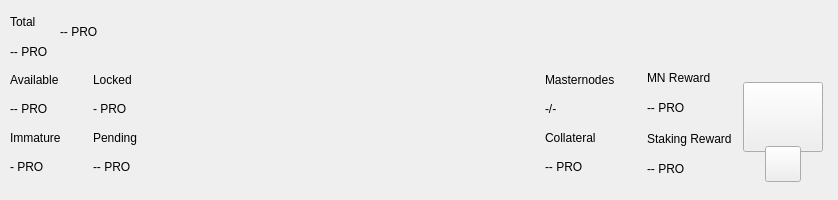
<?xml version="1.0" encoding="UTF-8"?>
<ui version="4.0">
 <class>TopBar</class>
 <widget class="QWidget" name="TopBar">
  <property name="geometry">
   <rect>
    <x>0</x>
    <y>0</y>
    <width>838</width>
    <height>200</height>
   </rect>
  </property>
  <property name="minimumSize">
   <size>
    <width>0</width>
    <height>200</height>
   </size>
  </property>
  <property name="maximumSize">
   <size>
    <width>16777215</width>
    <height>200</height>
   </size>
  </property>
  <property name="windowTitle">
   <string>Form</string>
  </property>
  <layout class="QVBoxLayout" name="verticalLayout_10" stretch="0">
   <property name="spacing">
    <number>0</number>
   </property>
   <property name="leftMargin">
    <number>0</number>
   </property>
   <property name="topMargin">
    <number>0</number>
   </property>
   <property name="rightMargin">
    <number>0</number>
   </property>
   <property name="bottomMargin">
    <number>0</number>
   </property>
   <item>
    <widget class="PFBorderImage" name="containerTop">
     <layout class="QVBoxLayout" name="verticalLayout_11">
      <property name="spacing">
       <number>0</number>
      </property>
      <property name="leftMargin">
       <number>0</number>
      </property>
      <property name="topMargin">
       <number>0</number>
      </property>
      <property name="rightMargin">
       <number>0</number>
      </property>
      <property name="bottomMargin">
       <number>0</number>
      </property>
      <item>
       <widget class="QWidget" name="top_container_2" native="true">
        <property name="minimumSize">
         <size>
          <width>0</width>
          <height>65</height>
         </size>
        </property>
        <layout class="QHBoxLayout" name="top_container">
         <property name="spacing">
          <number>0</number>
         </property>
         <property name="leftMargin">
          <number>10</number>
         </property>
         <property name="topMargin">
          <number>0</number>
         </property>
         <property name="rightMargin">
          <number>10</number>
         </property>
         <property name="bottomMargin">
          <number>0</number>
         </property>
         <item>
          <layout class="QHBoxLayout" name="horizontalLayout_4">
           <property name="spacing">
            <number>12</number>
           </property>
           <property name="rightMargin">
            <number>0</number>
           </property>
           <item>
            <widget class="QWidget" name="widgetAmount" native="true">
             <layout class="QVBoxLayout" name="verticalLayout_2">
              <property name="spacing">
               <number>2</number>
              </property>
              <property name="leftMargin">
               <number>0</number>
              </property>
              <property name="topMargin">
               <number>8</number>
              </property>
              <property name="rightMargin">
               <number>0</number>
              </property>
              <property name="bottomMargin">
               <number>0</number>
              </property>
              <item>
               <widget class="QLabel" name="labelTitle1">
                <property name="text">
                 <string>Total</string>
                </property>
               </widget>
              </item>
              <item>
               <widget class="QLabel" name="labelAmountPro">
                <property name="text">
                 <string notr="true">-- PRO</string>
                </property>
               </widget>
              </item>
             </layout>
            </widget>
           </item>
           <item alignment="Qt::AlignVCenter">
            <widget class="QWidget" name="widgetTopAmount" native="true">
             <property name="sizePolicy">
              <sizepolicy hsizetype="Preferred" vsizetype="Maximum">
               <horstretch>0</horstretch>
               <verstretch>0</verstretch>
              </sizepolicy>
             </property>
             <layout class="QHBoxLayout" name="horizontalLayout_5">
              <property name="spacing">
               <number>0</number>
              </property>
              <property name="leftMargin">
               <number>0</number>
              </property>
              <property name="topMargin">
               <number>0</number>
              </property>
              <property name="rightMargin">
               <number>0</number>
              </property>
              <property name="bottomMargin">
               <number>0</number>
              </property>
              <item alignment="Qt::AlignTop">
               <widget class="QLabel" name="labelAmountTopPro">
                <property name="minimumSize">
                 <size>
                  <width>0</width>
                  <height>36</height>
                 </size>
                </property>
                <property name="styleSheet">
                 <string notr="true">padding:0px;margin:0px;</string>
                </property>
                <property name="text">
                 <string notr="true">-- PRO</string>
                </property>
               </widget>
              </item>
             </layout>
            </widget>
           </item>
           <item>
            <spacer name="horizontalSpacer">
             <property name="orientation">
              <enum>Qt::Horizontal</enum>
             </property>
             <property name="sizeHint" stdset="0">
              <size>
               <width>40</width>
               <height>20</height>
              </size>
             </property>
            </spacer>
           </item>
           <item alignment="Qt::AlignRight">
            <widget class="QWidget" name="layoutSync" native="true">
             <property name="minimumSize">
              <size>
               <width>0</width>
               <height>36</height>
              </size>
             </property>
             <property name="maximumSize">
              <size>
               <width>16777215</width>
               <height>36</height>
              </size>
             </property>
             <layout class="QVBoxLayout" name="verticalLayout_9">
              <property name="leftMargin">
               <number>0</number>
              </property>
              <property name="topMargin">
               <number>0</number>
              </property>
              <property name="rightMargin">
               <number>0</number>
              </property>
              <property name="bottomMargin">
               <number>0</number>
              </property>
              <item>
               <widget class="ExpandableButton" name="pushButtonSync" native="true">
                <property name="minimumSize">
                 <size>
                  <width>36</width>
                  <height>36</height>
                 </size>
                </property>
                <property name="maximumSize">
                 <size>
                  <width>16777215</width>
                  <height>36</height>
                 </size>
                </property>
               </widget>
              </item>
             </layout>
            </widget>
           </item>
           <item>
            <widget class="ExpandableButton" name="pushButtonHDUpgrade" native="true">
             <property name="minimumSize">
              <size>
               <width>36</width>
               <height>36</height>
              </size>
             </property>
             <property name="maximumSize">
              <size>
               <width>16777215</width>
               <height>36</height>
              </size>
             </property>
            </widget>
           </item>
           <item>
            <widget class="ExpandableButton" name="pushButtonStack" native="true">
             <property name="minimumSize">
              <size>
               <width>36</width>
               <height>36</height>
              </size>
             </property>
             <property name="maximumSize">
              <size>
               <width>16777215</width>
               <height>36</height>
              </size>
             </property>
            </widget>
           </item>
           <item>
            <widget class="ExpandableButton" name="pushButtonConf" native="true">
             <property name="minimumSize">
              <size>
               <width>36</width>
               <height>36</height>
              </size>
             </property>
             <property name="maximumSize">
              <size>
               <width>16777215</width>
               <height>36</height>
              </size>
             </property>
            </widget>
           </item>
           <item>
            <widget class="ExpandableButton" name="pushButtonMasternodes" native="true">
             <property name="minimumSize">
              <size>
               <width>36</width>
               <height>36</height>
              </size>
             </property>
             <property name="maximumSize">
              <size>
               <width>16777215</width>
               <height>36</height>
              </size>
             </property>
            </widget>
           </item>
           <item>
            <widget class="ExpandableButton" name="pushButtonConnection" native="true">
             <property name="minimumSize">
              <size>
               <width>36</width>
               <height>36</height>
              </size>
             </property>
             <property name="maximumSize">
              <size>
               <width>16777215</width>
               <height>36</height>
              </size>
             </property>
            </widget>
           </item>
           <item>
            <widget class="ExpandableButton" name="pushButtonTor" native="true">
             <property name="minimumSize">
              <size>
               <width>36</width>
               <height>36</height>
              </size>
             </property>
             <property name="maximumSize">
              <size>
               <width>16777215</width>
               <height>36</height>
              </size>
             </property>
            </widget>
           </item>
           <item>
            <widget class="ExpandableButton" name="pushButtonLock" native="true">
             <property name="sizePolicy">
              <sizepolicy hsizetype="Expanding" vsizetype="Expanding">
               <horstretch>0</horstretch>
               <verstretch>0</verstretch>
              </sizepolicy>
             </property>
             <property name="minimumSize">
              <size>
               <width>36</width>
               <height>0</height>
              </size>
             </property>
             <property name="maximumSize">
              <size>
               <width>16777215</width>
               <height>36</height>
              </size>
             </property>
            </widget>
           </item>
           <item>
            <widget class="ExpandableButton" name="pushButtonTheme" native="true">
             <property name="minimumSize">
              <size>
               <width>36</width>
               <height>36</height>
              </size>
             </property>
             <property name="maximumSize">
              <size>
               <width>16777215</width>
               <height>36</height>
              </size>
             </property>
            </widget>
           </item>
          </layout>
         </item>
        </layout>
       </widget>
      </item>
      <item>
       <widget class="QWidget" name="bottom_container" native="true">
        <property name="minimumSize">
         <size>
          <width>0</width>
          <height>135</height>
         </size>
        </property>
        <layout class="QHBoxLayout" name="botton_container">
         <property name="leftMargin">
          <number>10</number>
         </property>
         <property name="topMargin">
          <number>0</number>
         </property>
         <property name="rightMargin">
          <number>10</number>
         </property>
         <property name="bottomMargin">
          <number>10</number>
         </property>
         <item>
          <layout class="QHBoxLayout" name="horizontalLayout_3">
           <property name="spacing">
            <number>0</number>
           </property>
           <property name="bottomMargin">
            <number>9</number>
           </property>
           <item>
            <layout class="QVBoxLayout" name="verticalLayout_7">
             <property name="spacing">
              <number>0</number>
             </property>
             <property name="leftMargin">
              <number>0</number>
             </property>
             <property name="rightMargin">
              <number>0</number>
             </property>
             <item>
              <layout class="QHBoxLayout" name="horizontalLayout_2">
               <property name="spacing">
                <number>0</number>
               </property>
               <item>
                <layout class="QVBoxLayout" name="verticalLayout_6">
                 <item>
                  <widget class="QLabel" name="labelTitle5">
                   <property name="text">
                    <string>Available</string>
                   </property>
                  </widget>
                 </item>
                 <item>
                  <widget class="QLabel" name="labelAvailablePro">
                   <property name="text">
                    <string>-- PRO</string>
                   </property>
                  </widget>
                 </item>
                 <item>
                  <widget class="QLabel" name="labelTitle4">
                   <property name="text">
                    <string>Immature</string>
                   </property>
                  </widget>
                 </item>
                 <item>
                  <widget class="QLabel" name="labelImmaturePro">
                   <property name="text">
                    <string notr="true">- PRO</string>
                   </property>
                  </widget>
                 </item>
                </layout>
               </item>
               <item>
                <layout class="QVBoxLayout" name="verticalLayout_8">
                 <property name="leftMargin">
                  <number>32</number>
                 </property>
                 <item>
                  <widget class="QLabel" name="labelTitle6">
                   <property name="text">
                    <string>Locked</string>
                   </property>
                  </widget>
                 </item>
                 <item>
                  <widget class="QLabel" name="labelLockedPro">
                   <property name="text">
                    <string>- PRO</string>
                   </property>
                  </widget>
                 </item>
                 <item>
                  <widget class="QLabel" name="labelTitle3">
                   <property name="text">
                    <string>Pending</string>
                   </property>
                  </widget>
                 </item>
                 <item>
                  <widget class="QLabel" name="labelPendingPro">
                   <property name="text">
                    <string notr="true">-- PRO</string>
                   </property>
                  </widget>
                 </item>
                </layout>
               </item>
              </layout>
             </item>
            </layout>
           </item>
          </layout>
         </item>
         <item>
          <spacer name="horizontalSpacer_2">
           <property name="orientation">
            <enum>Qt::Horizontal</enum>
           </property>
           <property name="sizeHint" stdset="0">
            <size>
             <width>40</width>
             <height>20</height>
            </size>
           </property>
          </spacer>
         </item>
         <item>
          <layout class="QHBoxLayout" name="horizontalLayout_6">
           <property name="spacing">
            <number>0</number>
           </property>
           <property name="rightMargin">
            <number>0</number>
           </property>
           <property name="bottomMargin">
            <number>9</number>
           </property>
           <item>
            <layout class="QVBoxLayout" name="verticalLayout_5">
             <item>
              <widget class="QLabel" name="labelMasternodesTitle">
               <property name="text">
                <string>Masternodes</string>
               </property>
              </widget>
             </item>
             <item>
              <widget class="QLabel" name="labelMasternodeCount">
               <property name="text">
                <string>-/-</string>
               </property>
              </widget>
             </item>
             <item>
              <widget class="QLabel" name="labelTitle8">
               <property name="text">
                <string>Collateral</string>
               </property>
              </widget>
             </item>
             <item>
              <widget class="QLabel" name="labelCollateralPro">
               <property name="text">
                <string notr="true">-- PRO</string>
               </property>
              </widget>
             </item>
            </layout>
           </item>
           <item>
            <widget class="QWidget" name="widgetNextCollateral" native="true">
             <layout class="QVBoxLayout" name="verticalLayout_12">
              <property name="leftMargin">
               <number>32</number>
              </property>
              <property name="topMargin">
               <number>0</number>
              </property>
              <property name="rightMargin">
               <number>0</number>
              </property>
              <property name="bottomMargin">
               <number>0</number>
              </property>
				 <item>
               <widget class="QLabel" name="labelMNReward">
                <property name="text">
                 <string>MN Reward</string>
                </property>
               </widget>
              </item>
              <item>
               <widget class="QLabel" name="labelMNRewardvalue">
                <property name="text">
                 <string>-- PRO</string>
                </property>
               </widget>
              </item>
              <item>
               <widget class="QLabel" name="labelStakingReward">
                <property name="text">
                 <string>Staking Reward</string>
                </property>
               </widget>
              </item>
              <item>
               <widget class="QLabel" name="labelStakingRewardvalue">
                <property name="text">
                 <string notr="true">-- PRO</string>
                </property>
               </widget>
              </item>
             </layout>
            </widget>
           </item>
          </layout>
         </item>
         <item>
          <widget class="QWidget" name="qrContainer" native="true">
           <property name="sizePolicy">
            <sizepolicy hsizetype="Preferred" vsizetype="Minimum">
             <horstretch>0</horstretch>
             <verstretch>0</verstretch>
            </sizepolicy>
           </property>
           <property name="minimumSize">
            <size>
             <width>90</width>
             <height>110</height>
            </size>
           </property>
           <property name="maximumSize">
            <size>
             <width>90</width>
             <height>110</height>
            </size>
           </property>
           <layout class="QVBoxLayout" name="containerQR">
            <property name="spacing">
             <number>0</number>
            </property>
            <property name="leftMargin">
             <number>5</number>
            </property>
            <property name="topMargin">
             <number>10</number>
            </property>
            <property name="rightMargin">
             <number>5</number>
            </property>
            <property name="bottomMargin">
             <number>0</number>
            </property>
            <item>
             <widget class="QPushButton" name="btnQr">
              <property name="minimumSize">
               <size>
                <width>70</width>
                <height>70</height>
               </size>
              </property>
              <property name="maximumSize">
               <size>
                <width>16777215</width>
                <height>70</height>
               </size>
              </property>
              <property name="focusPolicy">
               <enum>Qt::NoFocus</enum>
              </property>
              <property name="text">
               <string/>
              </property>
              <property name="iconSize">
               <size>
                <width>70</width>
                <height>70</height>
               </size>
              </property>
             </widget>
            </item>
            <item>
             <spacer name="verticalSpacer">
              <property name="orientation">
               <enum>Qt::Vertical</enum>
              </property>
              <property name="sizeType">
               <enum>QSizePolicy::Fixed</enum>
              </property>
              <property name="sizeHint" stdset="0">
               <size>
                <width>20</width>
                <height>20</height>
               </size>
              </property>
             </spacer>
            </item>
            <item alignment="Qt::AlignHCenter|Qt::AlignBottom">
             <widget class="QPushButton" name="pushButtonQR">
              <property name="minimumSize">
               <size>
                <width>36</width>
                <height>36</height>
               </size>
              </property>
              <property name="maximumSize">
               <size>
                <width>36</width>
                <height>36</height>
               </size>
              </property>
              <property name="focusPolicy">
               <enum>Qt::NoFocus</enum>
              </property>
              <property name="text">
               <string/>
              </property>
             </widget>
            </item>
           </layout>
          </widget>
         </item>
        </layout>
       </widget>
      </item>
     </layout>
    </widget>
   </item>
  </layout>
 </widget>
 <customwidgets>
  <customwidget>
   <class>ExpandableButton</class>
   <extends>QWidget</extends>
   <header>qt/proton/expandablebutton.h</header>
   <container>1</container>
  </customwidget>
  <customwidget>
   <class>PFBorderImage</class>
   <extends>QFrame</extends>
   <header>qt/proton/pfborderimage.h</header>
   <container>1</container>
  </customwidget>
 </customwidgets>
 <resources/>
 <connections/>
</ui>
